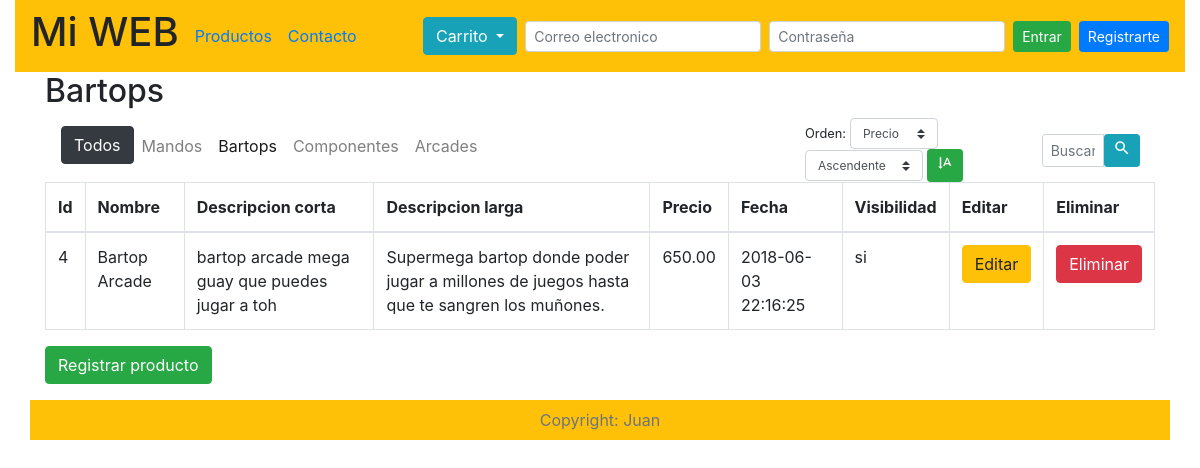
Page /admin_productos.php?categoria=2 on the earlier database version.
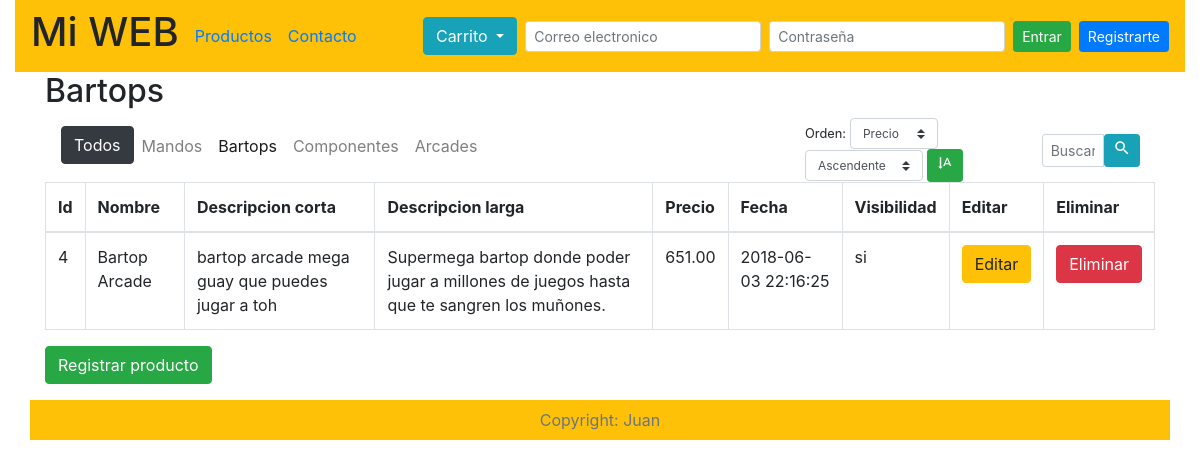
Same page on the later database version.
### tables this page shows
CREATE TABLE `productos` (
  `id` int(11) NOT NULL,
  `id_categoria` int(10) NOT NULL,
  `id_imagenes` int(10) NOT NULL,
  `nombre` varchar(255) NOT NULL,
  `descripcion_corta` text NOT NULL,
  `descripcion` text NOT NULL,
  `precio` decimal(6,2) NOT NULL,
  `imagen` varchar(200) NOT NULL,
  `fecha` timestamp NOT NULL DEFAULT CURRENT_TIMESTAMP,
  `visibilidad` enum('si','no') NOT NULL DEFAULT 'si'
);

### librerias/consultas_bd.php (called while the page is built, shortened)
<?php
function nombre_categoria($conexion, $id_categoria){
    $consulta = mysqli_query($conexion, "SELECT nombre FROM categorias WHERE id = '$id_categoria'");
    $categoria = mysqli_fetch_array($consulta);
    return $categoria['nombre'];
}
function list_registros($conexion, $tabla, $orden, $tipo, $id_categoria)
{
    if ($id_categoria != "todos") {
        $sql = "SELECT * FROM $tabla WHERE id_categoria = '$id_categoria' ORDER BY $orden $tipo";
    } else {
        $sql = "SELECT * FROM $tabla ORDER BY $orden $tipo";
    }
    $consulta = mysqli_query($conexion, $sql);
    return $consulta;
}

### admin_productos.php (the view, shortened to what this page needs)
<?php
    include "database/conexion_bd.php";
    include "librerias/consultas_bd.php";
    $titulo = "Productos registrados";
    if (isset($_GET['categoria'])) {
        $titulo = nombre_categoria($conexion, $_GET['categoria']);
        if (isset($_POST['ordenar'])) {
            $productos = list_registros($conexion, 'productos', $_POST['orden'], $_POST['tipo'], $_GET['categoria']);
        } else {
            $productos = list_registros($conexion, 'productos', 'fecha', "ASC", $_GET['categoria']);
        }
    }
?>
    <!doctype html>
    <html lang="es">
    <head>
        <?php include "plantillas/plantilla_cabecera.php";?>
    </head>
    <body>
        <div class="container-fluid">
            <?php include "plantillas/plantilla_navegacion.php";?>
            <div class="container">
                <div class="row">
                    <div class="col-12">
                        <h2><?=$titulo;?></h2>
                        <div class="row">
                            <div class="col-8">
                                <?php include 'plantillas/plantilla_nav_categorias.php' ?>
                            </div>
                            <div class="col-4">
                                <?php include "plantillas/plantilla_buscador.php"?>
                            </div>
                        </div>
                        <table class="table table-bordered table-hover">
                            <thead>
                                <tr>
                                    <th scope="col">Id</th>
                                    <th scope="col">Nombre</th>
                                    <th scope="col">Descripcion corta</th>
                                    <th scope="col">Descripcion larga</th>
                                    <th scope="col">Precio</th>
                                    <th scope="col">Fecha</th>
                                    <th scope="col">Visibilidad</th>
                                    <th scope="col">Editar</th>
                                    <th scope="col">Eliminar</th>
                                </tr>
                            </thead>
                            <?php
                                while ($row = mysqli_fetch_array($productos)) { ?>
                                    <tr>
                                        <td><?=$row['id'];?></td>
                                        <td><?=$row['nombre'];?></td>
                                        <td><?=$row['descripcion_corta'];?></td>
                                        <td><?=$row['descripcion'];?></td>
                                        <td><?=$row['precio'];?></td>
                                        <td><?= $row['fecha'];?></td>
                                        <td><?= $row['visibilidad'];?></td>
                                        <td><a class='btn btn-warning' href='editar_producto.php?producto_id=<?=$row['id'];?>'>Editar</a></td>
                                        <td><a class='btn btn-danger' href='?eliminar_id=<?=$row['id'];?>'>Eliminar</a></td>
                                    </tr>
                             <?php } ?>
                        </table>
                        <a class="btn btn-success" href="registrar_producto.php">Registrar producto</a>
                    </div>
                </div>
            </div>
            <div class="container-fluid">
                <?php include "plantillas/plantilla_pie.php";?>
            </div>
        </div>
    </body>
    </html>

Differences in the rows shown:
changed productos "Bartop Arcade": precio "650.00" → "651.00"
